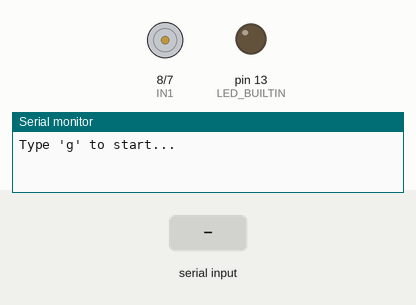
Simulated run of this sketch. Board: Arduino Uno, built with avr-gcc and run on an emulated ATmega328P. Shown: motor-driver pin pairs drawn as motors (green arrow = first pin HIGH = forward, orange = second pin HIGH = backward, longer = more drive, scaled by the enable pin), output pins drawn as LEDs (lit = HIGH), the last lines printed to the serial monitor. The inputs (shaded band) are chosen by the test bench.

Above: at 1.2 s.
1.3 s: "g\n" received over Serial
At 1.8 s:
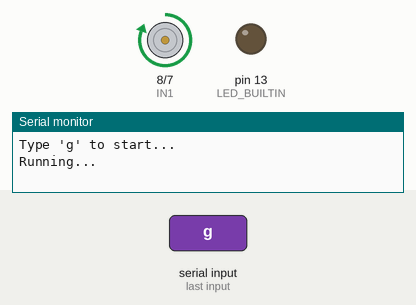
At 2.8 s:
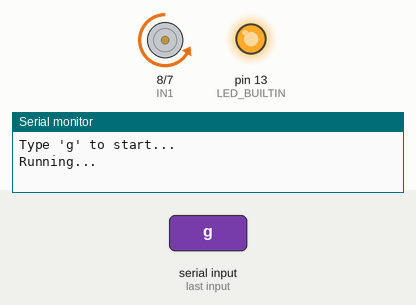
4.3 s: "g\n" received over Serial
At 9.7 s:
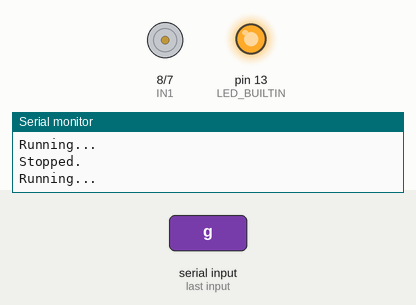
Timing chart, 0 to 11.2 s (numbered marks = the images above; inputs shaded):
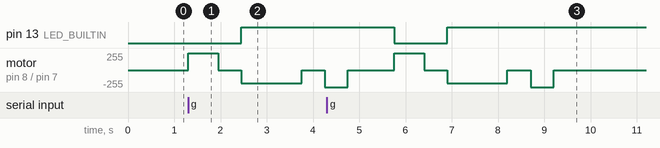

The sketch:

motor-timing-input-based-loop.ino
```cpp
int ENA = 9;   // PWM pin
int IN1 = 8;
int IN2 = 7;

String input = "";

void setup() {
  pinMode(LED_BUILTIN, OUTPUT);
  pinMode(ENA, OUTPUT);
  pinMode(IN1, OUTPUT);
  pinMode(IN2, OUTPUT);

  Serial.begin(9600);
  Serial.println("Type 'g' to start...");
}

void loop() {
  // Check if there's input from Serial Monitor
  if (Serial.available()) {
    input = Serial.readStringUntil('\n');
    input.trim(); // remove spaces/newlines

    if (input == "g") {
      Serial.println("Running...");

      runSequence();  // execute once

      Serial.println("Stopped.");
    }
  }
}

void runSequence() {
// Feed IN
    digitalWrite(LED_BUILTIN, HIGH);
    digitalWrite(IN1, HIGH);
    digitalWrite(IN2, LOW);
    analogWrite(ENA, 255);
    digitalWrite(LED_BUILTIN, LOW);
    delay(650);

// brake
analogWrite(ENA, 0);
    delay(500);


  //feed out
  digitalWrite(LED_BUILTIN, HIGH);
  digitalWrite(IN1, LOW);
  digitalWrite(IN2, HIGH);
  analogWrite(ENA, 200);
  delay(500);
  digitalWrite(LED_BUILTIN, HIGH);
  digitalWrite(IN1, LOW);
  digitalWrite(IN2, HIGH);
  analogWrite(ENA, 200);
  delay(800);

  analogWrite(ENA, 0);
    delay(500);
  //after push
  digitalWrite(LED_BUILTIN, HIGH);
  digitalWrite(IN1, LOW);
  digitalWrite(IN2, HIGH);
  analogWrite(ENA, 255);
  delay(500);

  // brake
analogWrite(ENA, 0);
    delay(1000);
}
```

Measured:
- after the input at 1.3 s, pin 13 (LED_BUILTIN): LOW → HIGH after 1.2 s; motor on pin 8 (IN1) / pin 7 (IN2): stopped → forward 255/255 at once, → stopped 0.65 s later, → backward 200/255 0.50 s later, → stopped 1.3 s later, … (5 changes in this stretch)
- after the input at 4.3 s, pin 13 (LED_BUILTIN): HIGH → LOW after 1.5 s, → HIGH 1.2 s later
